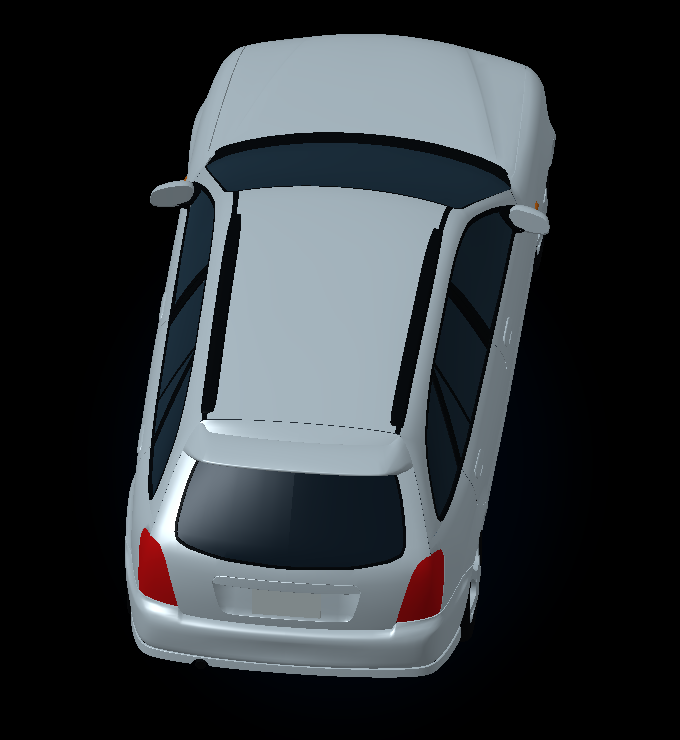
#> input picture tools/competition_console/assets/ego_car_rear.png, 680 x 740 px; its folder holds only this picture in this run
$ python -i b05k_common.py   (imports and definitions only)
#> lines starting #> are read from the running program, lines starting #| are printed output that depends on the picture
#> further down, picture is the input picture: shape (740, 680, 3); mean B, G, R 57.8, 53.9, 49
"""Shared preprocessing, YOLO11 decoding, and one-to-one detection metrics."""
from __future__ import annotations

from dataclasses import dataclass
from typing import Any

import cv2
import numpy as np


@dataclass(frozen=True)
class FrameTransform:
    frame_width: int
    frame_height: int
    roi_y0: int
    roi_height: int
    scale_x: float
    scale_y: float
    pad_x: int
    pad_y: int

    # [8 lines left out: function network_to_frame, not called in this run]


def prepare_input(
    frame: np.ndarray,
    *,
    input_width: int = 512,
    input_height: int = 192,
    roi_top: float = 0.60,
    preprocess: str = "letterbox",
) -> tuple[np.ndarray, FrameTransform]:
    """Build a normalized RGB/NCHW tensor from the top-of-frame ROI."""
#> called with input_width = 512, input_height = 192, roi_top = 0.6, preprocess = 'letterbox'
    if frame is None or frame.ndim != 3 or frame.shape[2] != 3:
        raise ValueError("frame must be a BGR image with three channels")
    if input_width <= 0 or input_height <= 0 or not 0 < roi_top <= 1:
        raise ValueError("input dimensions must be positive and roi_top must be in (0, 1]")
    if preprocess not in {"letterbox", "resize"}:
        raise ValueError(f"unsupported preprocess mode: {preprocess}")

    frame_height, frame_width = frame.shape[:2]
#> frame_height = 740; frame_width = 680
    roi_height = max(1, min(frame_height, int(round(frame_height * roi_top))))
#> roi_height = 444
    roi = frame[:roi_height]
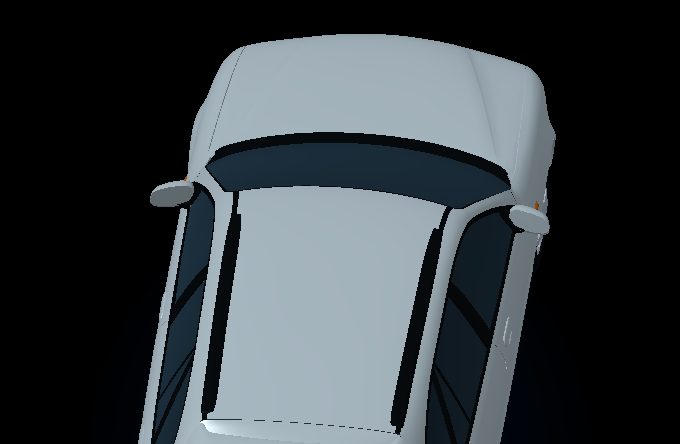
#> roi: shape (444, 680, 3); mean B, G, R 65.6, 61.4, 54.9
    if preprocess == "letterbox":
        scale = min(input_width / frame_width, input_height / roi_height)
#> scale = 0.432
        resized_width = max(1, round(frame_width * scale))
#> resized_width = 294
        resized_height = max(1, round(roi_height * scale))
#> resized_height = 192
        resized = cv2.resize(roi, (resized_width, resized_height), interpolation=cv2.INTER_LINEAR)
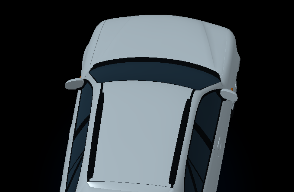
#> resized: shape (192, 294, 3); mean B, G, R 65.6, 61.4, 54.8
        pad_x = (input_width - resized_width) // 2
#> pad_x = 109
        pad_y = (input_height - resized_height) // 2
#> pad_y = 0
        canvas = np.full((input_height, input_width, 3), 114, dtype=np.uint8)
        canvas[pad_y:pad_y + resized_height, pad_x:pad_x + resized_width] = resized
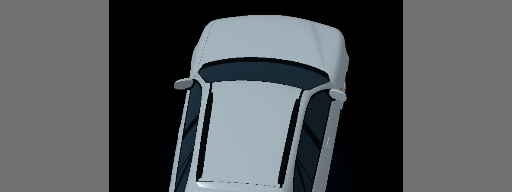
#> canvas: shape (192, 512, 3); mean B, G, R 86.2, 83.8, 80
        scale_x = scale_y = scale
#> scale_x = 0.432; scale_y = 0.432
    else:
        canvas = cv2.resize(roi, (input_width, input_height), interpolation=cv2.INTER_AREA)
        pad_x = pad_y = 0
        scale_x = input_width / frame_width
        scale_y = input_height / roi_height

    rgb = cv2.cvtColor(canvas, cv2.COLOR_BGR2RGB)
    tensor = np.ascontiguousarray(rgb.transpose(2, 0, 1)[None], dtype=np.float32) / 255.0
    transform = FrameTransform(
        frame_width=frame_width,
        frame_height=frame_height,
        roi_y0=0,
        roi_height=roi_height,
        scale_x=scale_x,
        scale_y=scale_y,
        pad_x=pad_x,
        pad_y=pad_y,
    )
    return tensor, transform


# [207 lines left out: functions box_iou, _nms, decode_yolo11, size_group, _match_image, _average_precision and 2 more, not called in this run]

>>> import cv2
>>> picture = cv2.imread('competition_console/assets/ego_car_rear.png')
>>> result = prepare_input(picture)
